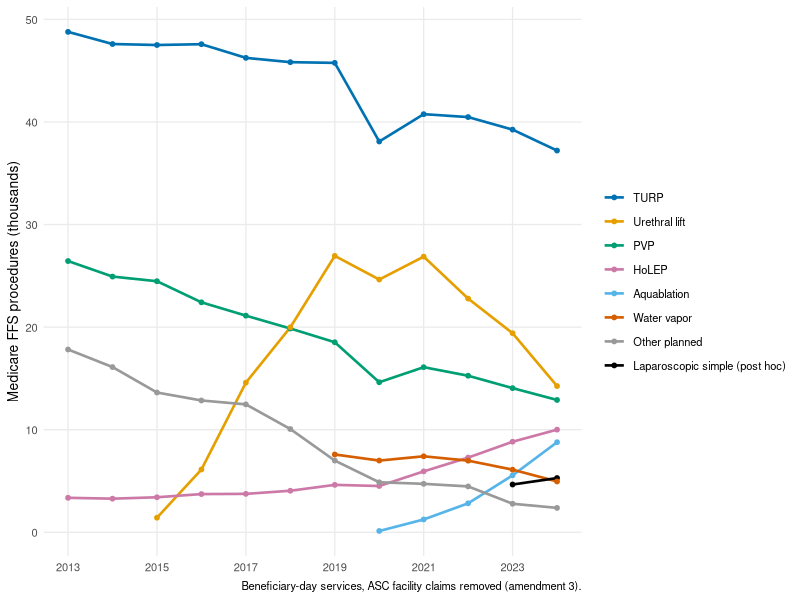
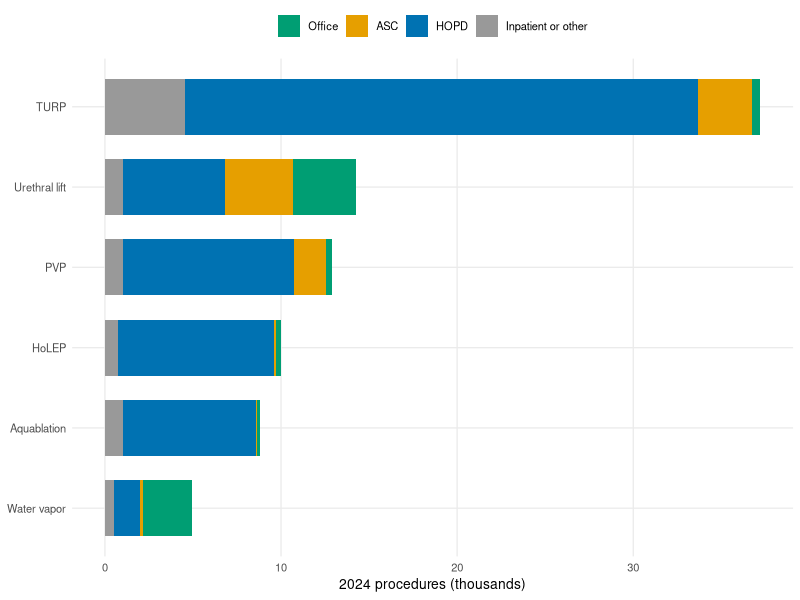
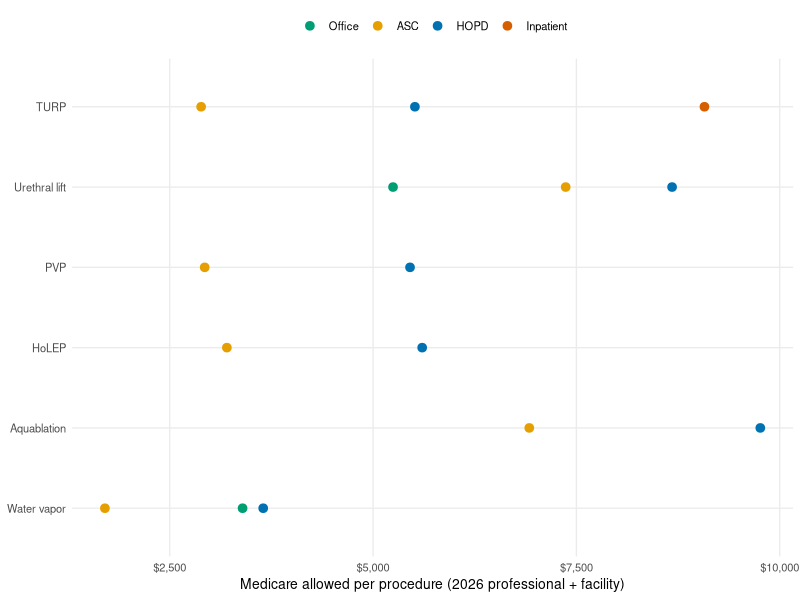
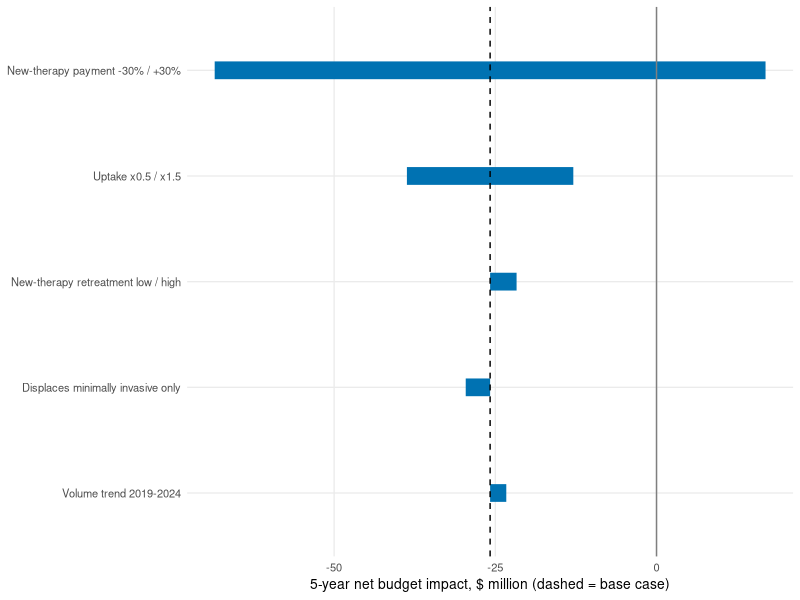

Write R code to recreate these figures, in order.
# figures: trend, sites, payment, tornado
suppressPackageStartupMessages({ library(dplyr); library(ggplot2) })
dir.create("figures", showWarnings = FALSE)
okabe <- c("#0072B2", "#E69F00", "#009E73", "#CC79A7", "#56B4E9", "#D55E00", "#999999", "#000000")
theme_set(theme_minimal(base_size = 10) +
            theme(panel.grid.minor = element_blank(), legend.title = element_blank()))
save <- function(p, f, w = 6.5, h = 3.6) ggsave(file.path("figures", f), p, width = w, height = h, dpi = 150, bg = "white")

cor <- read.csv("results/corrected_volume_by_family.csv")
top <- c("TURP", "Urethral lift", "PVP", "HoLEP", "Aquablation", "Water vapor")
tr <- cor |> mutate(group = case_when(list != "plan" ~ "Laparoscopic simple (post hoc)",
                                      family %in% top ~ family, TRUE ~ "Other planned")) |>
  group_by(year, group) |> summarise(procedures = sum(procedures), .groups = "drop") |>
  mutate(group = factor(group, c(top, "Other planned", "Laparoscopic simple (post hoc)")))
p1 <- ggplot(tr, aes(year, procedures / 1000, colour = group)) +
  geom_line(linewidth = 0.9) + geom_point(size = 1.3) +
  scale_colour_manual(values = okabe) + scale_x_continuous(breaks = seq(2013, 2024, 2)) +
  labs(x = NULL, y = "Medicare FFS procedures (thousands)",
       caption = "Beneficiary-day services, ASC facility claims removed (amendment 3).")
save(p1, "volume_trend.png")

site <- cor |> filter(year == 2024, list == "plan", family %in% top) |>
  select(family, Office = office, ASC = asc, HOPD = hopd, `Inpatient or other` = inpatient_or_other) |>
  tidyr::pivot_longer(-family, names_to = "site", values_to = "n") |>
  mutate(family = factor(family, rev(top)), site = factor(site, c("Office", "ASC", "HOPD", "Inpatient or other")))
p2 <- ggplot(site, aes(n / 1000, family, fill = site)) + geom_col(width = 0.7) +
  scale_fill_manual(values = okabe[c(3, 2, 1, 7)]) +
  labs(x = "2024 procedures (thousands)", y = NULL) + theme(legend.position = "top")
save(p2, "site_of_service_2024.png", h = 3.2)

pay <- read.csv("results/payment_by_site_2026.csv") |> filter(family %in% top) |>
  select(family, Office = office_total, ASC = asc_total, HOPD = hopd_total, Inpatient = inpatient_total) |>
  tidyr::pivot_longer(-family, names_to = "site", values_to = "usd") |> filter(!is.na(usd)) |>
  mutate(family = factor(family, rev(top)), site = factor(site, c("Office", "ASC", "HOPD", "Inpatient")))
p3 <- ggplot(pay, aes(usd, family, colour = site)) + geom_point(size = 2.6) +
  scale_colour_manual(values = okabe[c(3, 2, 1, 6)]) + scale_x_continuous(labels = scales::dollar) +
  labs(x = "Medicare allowed per procedure (2026 professional + facility)", y = NULL) +
  theme(legend.position = "top")
save(p3, "payment_by_site.png", h = 3.2)

s <- read.csv("results/bim_r_summary.csv")
base <- s$net_impact_5y[s$case == "base"]
lab <- c("uptake" = "Uptake x0.5 / x1.5", "payment" = "New-therapy payment -30% / +30%",
         "retreatment" = "New-therapy retreatment low / high", "displaces" = "Displaces minimally invasive only",
         "volume" = "Volume trend 2019-2024")
tor <- s |> filter(case != "base") |>
  mutate(key = sub(" .*", "", sub("new-therapy ", "", case))) |>
  group_by(key) |> summarise(lo = min(net_impact_5y, base), hi = max(net_impact_5y, base)) |>
  mutate(label = factor(lab[key], lab[key][order(hi - lo)]))
p4 <- ggplot(tor) + geom_segment(aes(x = lo / 1e6, xend = hi / 1e6, y = label, yend = label),
                                 linewidth = 6, colour = okabe[1]) +
  geom_vline(xintercept = base / 1e6, linetype = 2) + geom_vline(xintercept = 0, colour = "grey50") +
  labs(x = "5-year net budget impact, $ million (dashed = base case)", y = NULL)
save(p4, "tornado.png", h = 2.8)
cat("figures written\n")
